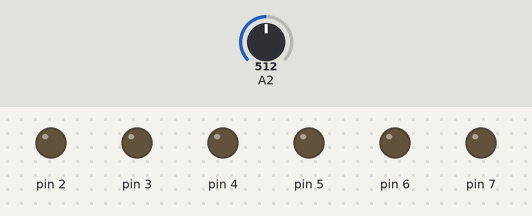
Simulated run of this sketch. Board: Arduino Uno, built with avr-gcc and run on an emulated ATmega328P. On the bench: output pins drawn as LEDs (lit = HIGH). Inputs (shaded band) come from the test bench; at power-on: A2 = 512. Storage starts empty; the audio player accepts every command and is not drawn; what the sketch prints to the serial monitor is not drawn.

Above: at 0.1 s.
At 25.1 s:
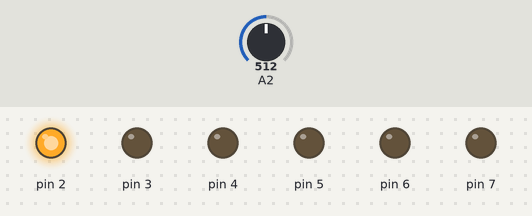
At 31.6 s:
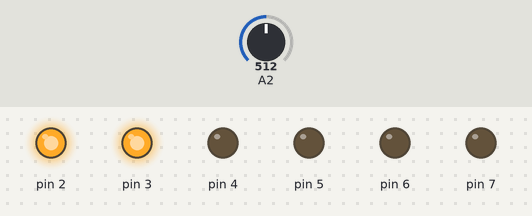
At 39.8 s:
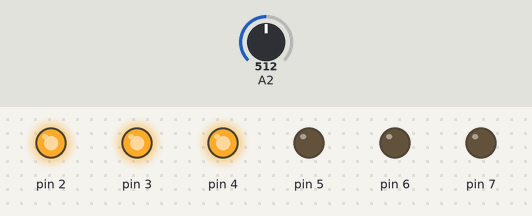
Timing chart, 0 to 41.3 s (numbered marks = the images above):
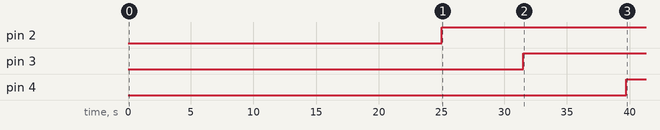

Measured:
- by itself, pin 2: LOW → HIGH at 25.0 s
- by itself, pin 3: LOW → HIGH at 31.5 s
- by itself, pin 4: LOW → HIGH at 39.7 s

The sketch:

audio_light_2.0.ino
```cpp
#include "SD.h"
#define SD_ChipSelectPin 10
#include "SPI.h"
#include "TMRpcm.h"

TMRpcm Cancion;

void setup()
{
  Serial.begin(9600);
  pinMode(2, OUTPUT);
  pinMode(3, OUTPUT);
  pinMode(4, OUTPUT);
  pinMode(5, OUTPUT);
  pinMode(6, OUTPUT);
  pinMode(7, OUTPUT);
  if (!SD.begin(SD_ChipSelectPin))
  {
    Serial.println("SD fail");
    return;
  }
  Cancion.speakerPin = 9;
}

int get_trigger()
{
  delay (10000);
  int sensorValue = analogRead(A2);
  //Serial.println(sensorValue);
  return sensorValue;
}

void loop()
{
  Cancion.setVolume(5);
  Cancion.quality(1);
  Cancion.play("intro.wav");
  delay(25000);
  digitalWrite(2,HIGH);
  delay(6500);
  digitalWrite(3,HIGH);
  delay(8200);
  digitalWrite(4,HIGH);
  delay(8000);
  int sensorValue = analogRead(A2);
  Serial.println(sensorValue);
  if(sensorValue > 1100)
  {
    Cancion.play("bad.wav");
    digitalWrite(2, LOW);
    digitalWrite(3, LOW);
    digitalWrite(4, LOW);
    digitalWrite(5, HIGH);
    digitalWrite(6, HIGH);
    digitalWrite(7, HIGH);
  }
  else if(sensorValue < 1100)
  {
    Cancion.play("good.wav");
  }
}

void bad_ending()
{
  Cancion.setVolume(1);
  Cancion.quality(1);
  Cancion.play("bad.wav");
  digitalWrite(2, LOW);
  digitalWrite(3, LOW);
  digitalWrite(4, LOW);
  digitalWrite(5, HIGH);
  digitalWrite(6, HIGH);
  digitalWrite(7, HIGH);
}

void good_ending()
{
  Cancion.setVolume(1);
  Cancion.quality(1);
  Cancion.play("good.wav");
}
```
